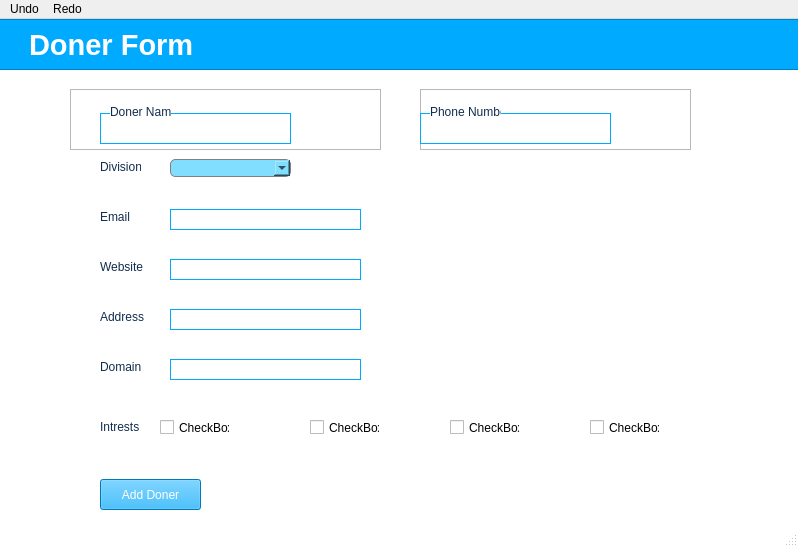
<?xml version="1.0" encoding="UTF-8"?>
<ui version="4.0">
 <class>MainWindow</class>
 <widget class="QMainWindow" name="MainWindow">
  <property name="geometry">
   <rect>
    <x>0</x>
    <y>0</y>
    <width>798</width>
    <height>547</height>
   </rect>
  </property>
  <property name="font">
   <font>
    <pointsize>7</pointsize>
    <weight>50</weight>
    <bold>false</bold>
   </font>
  </property>
  <property name="windowTitle">
   <string>MainWindow</string>
  </property>
  <property name="styleSheet">
   <string notr="true">QMainWindow{max-width: 940px;
margin:0 auto;
padding:0 10px;
}
QLineEdit{
background-color:rgb(255, 255, 255);
border: 1px solid grey  ;
border-radius: '5px';
color:rgb(0, 0, 0);

}
QComboBox{
background-color:rgb(130, 222, 255);
border-radius: 5px;
border: 1px solid grey;

}
QLabel{
text-align: center;
	color:rgb(17, 45, 78);
}
QMainWindow{
background-color: rgb(255, 255, 255);}
QPushButton{
	
	background-color:rgb(0, 170, 255);
	color: white ;
   transition: background .5s;
}
QPushButton:hover{
background-color: rgb(10, 149, 255);
cursor: pointer;
transition: background .5s; 
}
Qspinbox{ 
border-radius: 5px;
border: 1px solid black;
}
</string>
  </property>
  <widget class="QWidget" name="centralwidget">
   <widget class="QLabel" name="label_4">
    <property name="geometry">
     <rect>
      <x>100</x>
      <y>190</y>
      <width>97</width>
      <height>16</height>
     </rect>
    </property>
    <property name="styleSheet">
     <string notr="true"/>
    </property>
    <property name="text">
     <string>Email</string>
    </property>
   </widget>
   <widget class="QPushButton" name="pushButton_3">
    <property name="geometry">
     <rect>
      <x>100</x>
      <y>460</y>
      <width>101</width>
      <height>31</height>
     </rect>
    </property>
    <property name="styleSheet">
     <string notr="true">transition: background .5s;</string>
    </property>
    <property name="text">
     <string>Add Doner</string>
    </property>
   </widget>
   <widget class="QFrame" name="frame_4">
    <property name="geometry">
     <rect>
      <x>70</x>
      <y>70</y>
      <width>311</width>
      <height>61</height>
     </rect>
    </property>
    <property name="frameShape">
     <enum>QFrame::StyledPanel</enum>
    </property>
    <property name="frameShadow">
     <enum>QFrame::Raised</enum>
    </property>
    <widget class="QLineEdit" name="lineEdit_6">
     <property name="geometry">
      <rect>
       <x>30</x>
       <y>24</y>
       <width>191</width>
       <height>31</height>
      </rect>
     </property>
     <property name="styleSheet">
      <string notr="true">border: 0.5px solid rgb(0, 170, 255);</string>
     </property>
     <property name="text">
      <string/>
     </property>
    </widget>
    <widget class="QLabel" name="label_15">
     <property name="geometry">
      <rect>
       <x>40</x>
       <y>10</y>
       <width>61</width>
       <height>20</height>
      </rect>
     </property>
     <property name="baseSize">
      <size>
       <width>2</width>
       <height>0</height>
      </size>
     </property>
     <property name="styleSheet">
      <string notr="true">background-color: rgb(255, 255, 255);
font: 7pt &quot;MS Shell Dlg 2&quot;;
border-radius: 5px;
</string>
     </property>
     <property name="text">
      <string>Doner Name</string>
     </property>
     <property name="alignment">
      <set>Qt::AlignBottom|Qt::AlignLeading|Qt::AlignLeft</set>
     </property>
     <property name="indent">
      <number>-5</number>
     </property>
    </widget>
   </widget>
   <widget class="QLabel" name="label_2">
    <property name="geometry">
     <rect>
      <x>100</x>
      <y>140</y>
      <width>41</width>
      <height>16</height>
     </rect>
    </property>
    <property name="styleSheet">
     <string notr="true"/>
    </property>
    <property name="text">
     <string>Division</string>
    </property>
   </widget>
   <widget class="QFrame" name="frame_5">
    <property name="geometry">
     <rect>
      <x>420</x>
      <y>70</y>
      <width>271</width>
      <height>61</height>
     </rect>
    </property>
    <property name="frameShape">
     <enum>QFrame::StyledPanel</enum>
    </property>
    <property name="frameShadow">
     <enum>QFrame::Raised</enum>
    </property>
    <widget class="QLineEdit" name="lineEdit_7">
     <property name="geometry">
      <rect>
       <x>0</x>
       <y>24</y>
       <width>191</width>
       <height>31</height>
      </rect>
     </property>
     <property name="styleSheet">
      <string notr="true">border: 0.5px solid rgb(0, 170, 255);
height: 40px;</string>
     </property>
     <property name="text">
      <string/>
     </property>
    </widget>
    <widget class="QLabel" name="label_16">
     <property name="geometry">
      <rect>
       <x>10</x>
       <y>10</y>
       <width>71</width>
       <height>20</height>
      </rect>
     </property>
     <property name="baseSize">
      <size>
       <width>2</width>
       <height>0</height>
      </size>
     </property>
     <property name="styleSheet">
      <string notr="true">background-color: rgb(255, 255, 255);
font: 7pt &quot;MS Shell Dlg 2&quot;;
border-radius: 5px;
</string>
     </property>
     <property name="text">
      <string>Phone Number</string>
     </property>
     <property name="alignment">
      <set>Qt::AlignBottom|Qt::AlignLeading|Qt::AlignLeft</set>
     </property>
     <property name="indent">
      <number>-5</number>
     </property>
    </widget>
   </widget>
   <widget class="QFrame" name="frame">
    <property name="geometry">
     <rect>
      <x>-1</x>
      <y>0</y>
      <width>801</width>
      <height>51</height>
     </rect>
    </property>
    <property name="styleSheet">
     <string notr="true">background-color:rgb(0, 170, 255);

</string>
    </property>
    <property name="frameShape">
     <enum>QFrame::StyledPanel</enum>
    </property>
    <property name="frameShadow">
     <enum>QFrame::Raised</enum>
    </property>
    <widget class="QLabel" name="label">
     <property name="geometry">
      <rect>
       <x>30</x>
       <y>10</y>
       <width>221</width>
       <height>31</height>
      </rect>
     </property>
     <property name="font">
      <font>
       <pointsize>22</pointsize>
       <weight>75</weight>
       <bold>true</bold>
      </font>
     </property>
     <property name="styleSheet">
      <string notr="true">color: rgb(255, 255, 255);</string>
     </property>
     <property name="text">
      <string>Doner Form</string>
     </property>
    </widget>
   </widget>
   <widget class="QComboBox" name="comboBox">
    <property name="geometry">
     <rect>
      <x>170</x>
      <y>140</y>
      <width>121</width>
      <height>18</height>
     </rect>
    </property>
    <property name="styleSheet">
     <string notr="true"/>
    </property>
   </widget>
   <widget class="QLineEdit" name="lineEdit_8">
    <property name="geometry">
     <rect>
      <x>170</x>
      <y>190</y>
      <width>191</width>
      <height>21</height>
     </rect>
    </property>
    <property name="styleSheet">
     <string notr="true">border: 0.5px solid rgb(0, 170, 255);
height: 40px;</string>
    </property>
    <property name="text">
     <string/>
    </property>
   </widget>
   <widget class="QLabel" name="label_5">
    <property name="geometry">
     <rect>
      <x>100</x>
      <y>240</y>
      <width>51</width>
      <height>16</height>
     </rect>
    </property>
    <property name="styleSheet">
     <string notr="true"/>
    </property>
    <property name="text">
     <string>Website</string>
    </property>
   </widget>
   <widget class="QLineEdit" name="lineEdit_9">
    <property name="geometry">
     <rect>
      <x>170</x>
      <y>240</y>
      <width>191</width>
      <height>21</height>
     </rect>
    </property>
    <property name="styleSheet">
     <string notr="true">border: 0.5px solid rgb(0, 170, 255);
height: 40px;</string>
    </property>
    <property name="text">
     <string/>
    </property>
   </widget>
   <widget class="QLabel" name="label_7">
    <property name="geometry">
     <rect>
      <x>100</x>
      <y>290</y>
      <width>51</width>
      <height>16</height>
     </rect>
    </property>
    <property name="styleSheet">
     <string notr="true"/>
    </property>
    <property name="text">
     <string>Address</string>
    </property>
   </widget>
   <widget class="QLabel" name="label_8">
    <property name="geometry">
     <rect>
      <x>100</x>
      <y>340</y>
      <width>51</width>
      <height>16</height>
     </rect>
    </property>
    <property name="styleSheet">
     <string notr="true"/>
    </property>
    <property name="text">
     <string>Domain</string>
    </property>
   </widget>
   <widget class="QCheckBox" name="checkBox">
    <property name="geometry">
     <rect>
      <x>160</x>
      <y>400</y>
      <width>70</width>
      <height>17</height>
     </rect>
    </property>
    <property name="styleSheet">
     <string notr="true">checkbox-color: rgb(0, 170, 255);</string>
    </property>
    <property name="text">
     <string>CheckBox</string>
    </property>
   </widget>
   <widget class="QLabel" name="label_6">
    <property name="geometry">
     <rect>
      <x>100</x>
      <y>400</y>
      <width>51</width>
      <height>16</height>
     </rect>
    </property>
    <property name="styleSheet">
     <string notr="true"/>
    </property>
    <property name="text">
     <string>Intrests</string>
    </property>
   </widget>
   <widget class="QLineEdit" name="lineEdit_10">
    <property name="geometry">
     <rect>
      <x>170</x>
      <y>290</y>
      <width>191</width>
      <height>21</height>
     </rect>
    </property>
    <property name="styleSheet">
     <string notr="true">border: 0.5px solid rgb(0, 170, 255);
height: 40px;</string>
    </property>
    <property name="text">
     <string/>
    </property>
   </widget>
   <widget class="QLineEdit" name="lineEdit_11">
    <property name="geometry">
     <rect>
      <x>170</x>
      <y>340</y>
      <width>191</width>
      <height>21</height>
     </rect>
    </property>
    <property name="styleSheet">
     <string notr="true">border: 0.5px solid rgb(0, 170, 255);
height: 40px;</string>
    </property>
    <property name="text">
     <string/>
    </property>
   </widget>
   <widget class="QCheckBox" name="checkBox_2">
    <property name="geometry">
     <rect>
      <x>310</x>
      <y>400</y>
      <width>70</width>
      <height>17</height>
     </rect>
    </property>
    <property name="text">
     <string>CheckBox</string>
    </property>
   </widget>
   <widget class="QCheckBox" name="checkBox_3">
    <property name="geometry">
     <rect>
      <x>450</x>
      <y>400</y>
      <width>70</width>
      <height>17</height>
     </rect>
    </property>
    <property name="text">
     <string>CheckBox</string>
    </property>
    <property name="tristate">
     <bool>false</bool>
    </property>
   </widget>
   <widget class="QCheckBox" name="checkBox_4">
    <property name="geometry">
     <rect>
      <x>590</x>
      <y>400</y>
      <width>70</width>
      <height>17</height>
     </rect>
    </property>
    <property name="text">
     <string>CheckBox</string>
    </property>
   </widget>
  </widget>
  <widget class="QMenuBar" name="menubar">
   <property name="enabled">
    <bool>true</bool>
   </property>
   <property name="geometry">
    <rect>
     <x>0</x>
     <y>0</y>
     <width>798</width>
     <height>21</height>
    </rect>
   </property>
   <widget class="QMenu" name="menuUndo">
    <property name="title">
     <string>Undo</string>
    </property>
   </widget>
   <widget class="QMenu" name="menuRedo">
    <property name="title">
     <string>Redo</string>
    </property>
   </widget>
   <addaction name="menuUndo"/>
   <addaction name="menuRedo"/>
  </widget>
  <widget class="QStatusBar" name="statusbar"/>
 </widget>
 <resources/>
 <connections/>
</ui>
